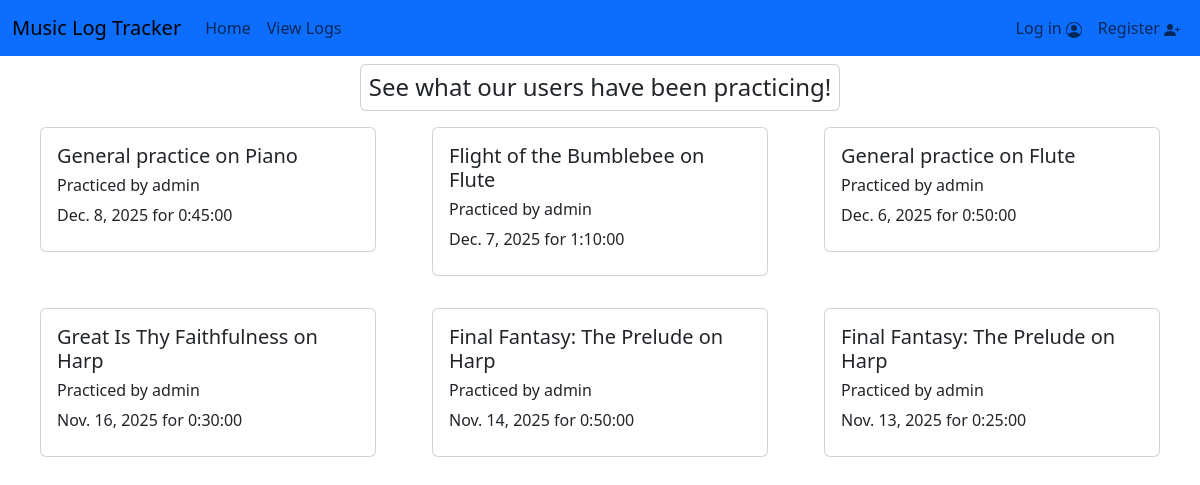
Page /view_logs/ on the earlier database version.
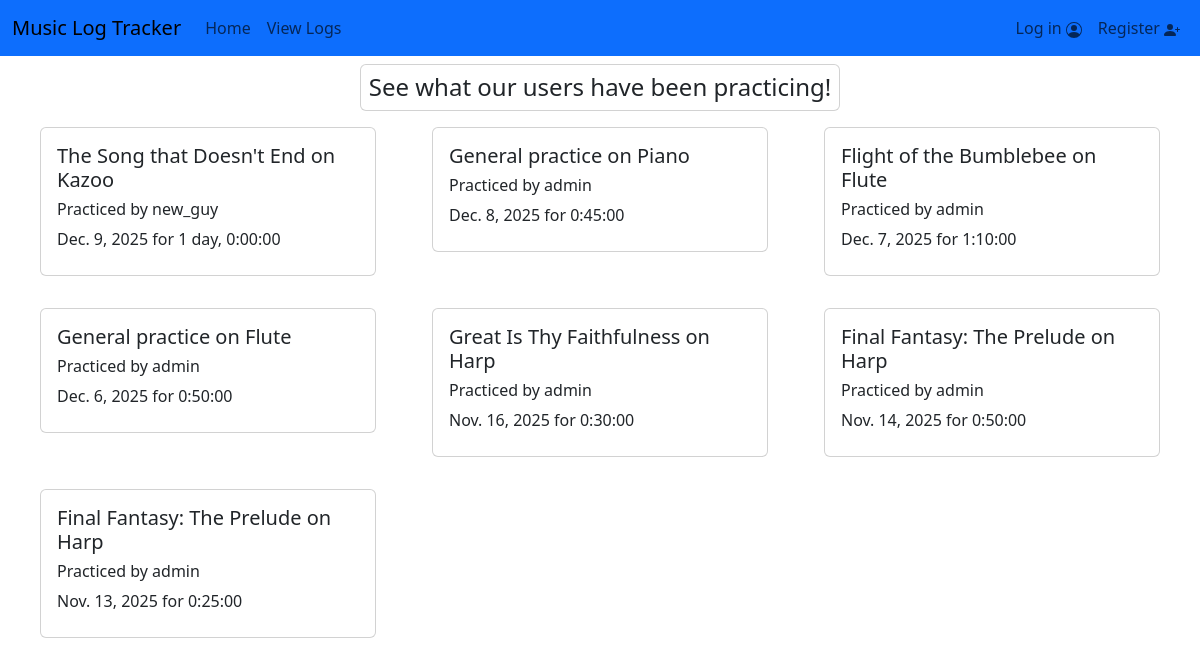
Same page on the later database version.
### tracker/models.py (models this page shows)
class Log(models.Model):
    user = models.ForeignKey(
        settings.AUTH_USER_MODEL, on_delete=models.CASCADE
    )
    song = models.CharField(default="General practice", help_text="Name of song practiced.")
    instrument = models.CharField(help_text="Name of instrument practiced.")
    duration = models.DurationField(default="00:00:00", help_text="Time practiced, in hours-minutes-seconds.")
    date = models.DateField(default=timezone.now, help_text="Date practiced.")
    def __str__(self):
        return f"{self.song} on {self.instrument}"

### tracker/views.py (the view)
# urls.py: path('view_logs/', views.view_logs, name='view_logs'),
def view_logs(request):
    if request.user.is_authenticated:
        logs = Log.objects.filter(user=request.user).order_by('-date')
        can_edit = True
    else:
        logs = Log.objects.all().order_by('-date')[:10]
        can_edit = False
    context = {
        'logs': logs,
        "can_edit": can_edit,
    }
    return render(request, 'tracker/view_logs.html', context)

### tracker/templates/tracker/view_logs.html (shortened to what this page needs)
{% extends 'tracker/base.html' %}
{% block content %}
<div class="container-fluid">
  {% if not user.is_authenticated %}
    <div class="justify-content-center">
      <div class="col-md-6 m-auto">
        <div class="card mx-5 justify-content-center">
          <h4 class="m-auto py-2">See what our users have been practicing!</h4>
        </div>
      </div>
    </div>
  {% endif %}
  <div class="row justify-content-start">
    {% for log in logs %}
    <div class="col-md-4">
      <div class="card m-3">
        <div class="card-body">
          <h5 class="card-title">{{ log }}</h5>
          {% if not user.is_authenticated %}
            <h6 class="card-text">Practiced by {{ log.user }}</h6>
          {% endif %}
          <p class="card-text my-2">{{ log.date }} for {{ log.duration }}</p>
        </div>
      </div>
    </div>
  {% endfor %}
  </div>
</div>
{% endblock content %}

Differences in the rows shown:
added Log: song+instrument "The Song that Doesn't End on Kazoo", user "new_guy", date "Dec. 9, 2025", duration "1 day, 0:00:00"
